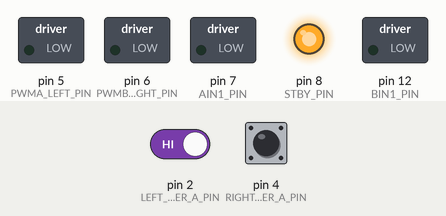
The sketch below on a simulated Arduino Uno, built with avr-gcc and run on an emulated ATmega328P. Shown: switched loads named in the sketch (green lamp = pin HIGH), output pins drawn as LEDs (lit = HIGH). Inputs (shaded band) come from the test bench; at power-on: pin 2 (LEFT_ENCODER_A_PIN) HIGH, pin 4 (RIGHT_ENCODER_A_PIN) HIGH. What the sketch prints to the serial monitor is not drawn.

Above: at 0.1 s.
Timing chart, 0 to 2.0 s (numbered marks = the images above):
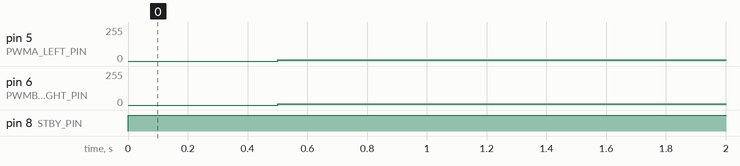

The sketch:

motor_1_test.ino
```cpp
#include "pins.h"
#include "motor.h"
#include <Arduino.h>
#include <util/atomic.h>

const unsigned long ENCODER_SAMPLE_INTERVAL = 500UL;  // Sample time

volatile unsigned long leftEncoderCount = 0;          // Count of left Encoder
volatile unsigned long rightEncoderCount = 0;         // Count of right Encoder

// Interrupt pull up left
void leftEncoderISR(void)
{
  leftEncoderCount++;
}

// Interrupt pull up rigth (Both wheels)
ISR(PCINT2_vect)
{
  rightEncoderCount++;
}

ISR(PCINT0_vect)
{
  rightEncoderCount++;
}

//***************Setup to push Interrupt change and put ports for output***********//
void mysetup(void)
{
  pinMode(LEFT_ENCODER_A_PIN, INPUT_PULLUP);
  attachInterrupt(digitalPinToInterrupt(LEFT_ENCODER_A_PIN), leftEncoderISR, CHANGE);
  cli();// cli to turn off interupts at fist
  PCICR |= 0b00000100; //enables port D pin change interrupts  puts port D to change the interrupt sequence
  PCMSK2 |= 0b00010000;
  sei();// sei to turn on interupts at fist
}

//*********************************** Enter Main***********************************//
int main(void)
{
  unsigned long startTime, dTEncoder;                           // Start time
  unsigned long tempLeftEncoderCount,tempRightEncoderCount ;    // Start temp count for output on serial monitor
  unsigned char motorSpeed = 10;
  init();
  mysetup();                                                    // Calls Interrupt setup
  Serial.begin(115200);
  initMotors();                                                 // Start motor pull ups
  startTime = millis();
  while(1)
  {
    if( (millis() - startTime) >=  ENCODER_SAMPLE_INTERVAL)
    {
      dTEncoder = millis() - startTime;
      startTime = millis();
      driveForward(motorSpeed);                                 // Need to start slow drive forward to start all service

//**************************** Enter ATOMIC_BLOCK**********************************//
      ATOMIC_BLOCK(ATOMIC_RESTORESTATE) {
        tempLeftEncoderCount = leftEncoderCount;                // Most important part of the code, the block keeps the count
        tempRightEncoderCount = rightEncoderCount;              // for output while keeping interupts running
        Serial.println(tempLeftEncoderCount);
        Serial.println(tempRightEncoderCount);
      }
    }
  }

  return 0;
}
```

motor.cpp
```cpp
#include "pins.h"
#include "motor.h"
#include <Arduino.h>


void initMotors( void)
{
  pinMode(AIN1_PIN, OUTPUT);
  pinMode(BIN1_PIN, OUTPUT);
  pinMode(PWMA_LEFT_PIN, OUTPUT*0.8333333);
  pinMode(PWMB_RIGHT_PIN, OUTPUT);
  pinMode(STBY_PIN, OUTPUT);
  stopMotors();
}

void stopMotors(void)
{
  digitalWrite(AIN1_PIN, LOW);
  digitalWrite(BIN1_PIN, LOW);
  digitalWrite(STBY_PIN, HIGH);
  analogWrite(PWMA_LEFT_PIN, 0);
  analogWrite(PWMB_RIGHT_PIN, 0);
}


void driveForward(unsigned char speed)
{
  digitalWrite(AIN1_PIN, 0);
  digitalWrite(BIN1_PIN, 0);
  analogWrite(PWMA_LEFT_PIN, speed*0.8333333);
  analogWrite(PWMB_RIGHT_PIN, speed);
}


void driveBackward(unsigned char speed)
{
  digitalWrite(AIN1_PIN, 1);
  digitalWrite(BIN1_PIN, 1);
  analogWrite(PWMA_LEFT_PIN, speed*0.8333333);
  analogWrite(PWMB_RIGHT_PIN, speed);
}
```

motor.h
```cpp
#ifndef MOTOR_H_INCLUDED
#define MOTOR_H_INCLUDED


void initMotors( void);
void stopMotors(void);

void driveForward(unsigned char speed);
void driveBackward(unsigned char speed);


#endif
```

pins.h
```cpp
#ifndef pins_h
#define pins_h

#define VOL_MEASURE_PIN     A2

// motor control pins
#define AIN1_PIN            7
#define PWMA_LEFT_PIN       5
#define BIN1_PIN            12
#define PWMB_RIGHT_PIN      6
#define STBY_PIN            8

#define LEFT_ENCODER_A_PIN  2
#define RIGHT_ENCODER_A_PIN 4

#endif
```

Measured:
- by itself, pin 5 (PWMA_LEFT_PIN): 0/255 → 8/255 at 0.50 s
- by itself, pin 6 (PWMB_RIGHT_PIN): 0/255 → 10/255 at 0.50 s
- by itself, pin 8 (STBY_PIN): LOW → HIGH at 0.00 s
